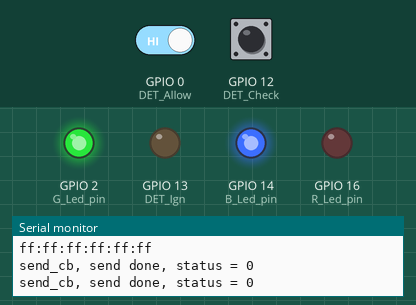
A program run on a simulated ESP8266 (NodeMCU). On the bench: output pins drawn as LEDs (lit = HIGH), the last lines printed to the serial monitor. The test bench sets the inputs (shaded band); at power-on: GPIO 12 (DET_Check) HIGH, GPIO 0 (DET_Allow) HIGH.

Above: at 1.3 s.
1.4 s: GPIO 12 (DET_Check) pulled LOW for 0.15 s
At 1.9 s:
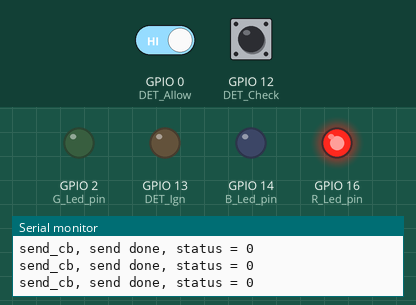
6.5 s: GPIO 12 (DET_Check) pulled LOW for 3.2 s
At 11.0 s:
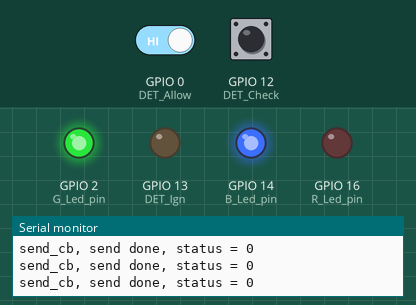
11.5 s: GPIO 0 (DET_Allow) driven LOW and GPIO 12 (DET_Check) driven LOW
At 12.3 s:
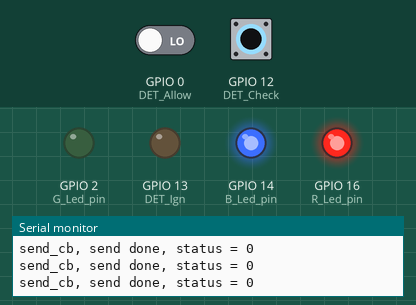
13.0 s: GPIO 0 (DET_Allow) driven HIGH
At 13.5 s:
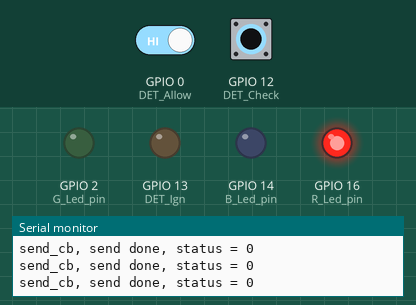
Timing chart, 0 to 15.5 s (numbered marks = the images above; inputs shaded):
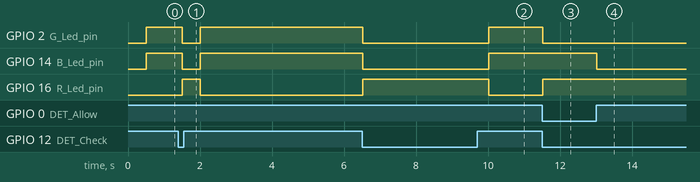

The program:

main.cpp
```cpp
#include <Arduino.h>
#include <ESP8266WiFi.h>
#include <espnow.h>

#define R_Led_pin 16
#define G_Led_pin 2
#define B_Led_pin 14
#define DET_Allow 0
#define DET_Check 12
#define DET_Ign 13

#define ID 11 // Sender ID 10 for TX 11 for RX1 12 for RX2
int IGN_Status=0; // 0 - disconected 1-no igniter 2-Ready unarmed 3-Ready ARMED
int IGN_FIRE=0;


unsigned long timer;
#define SEND_TIMEOUT 500


volatile boolean callbackCalled;

#define WIFI_CHANNEL 4
//uint8_t remoteMac_1[] = {0xA0, 0x20, 0xA6, 0x13, 0x60, 0xA8};
uint8_t remoteMac_1[] = {0xFF, 0xFF, 0xFF, 0xFF, 0xFF, 0xFF};
uint8_t remoteMac_2[] = {0x5C, 0xCF, 0x7F, 0x1A, 0x8F, 0xFA}; //TX MAC
char macBuf[18];

struct __attribute__((packed)) MESSAGE {
  int Sender; // Message ID 100 for TX>ALL 101 TX>RX1 102 TX>RX2 200 for RX1 300 for RX2
  int IGN_Status;
  int IGN_FIRE;
} messageData;


void formatMacAddress(const uint8_t *macAddr, char *buffer, int maxLength)
{
  snprintf(buffer, maxLength, "%02x:%02x:%02x:%02x:%02x:%02x", macAddr[0], macAddr[1], macAddr[2], macAddr[3], macAddr[4], macAddr[5]);
}

void LED(int R, int G, int B) {
  analogWrite(R_Led_pin, R);
  analogWrite(G_Led_pin, G);
  analogWrite(B_Led_pin, B);
}

void FIRE() {
  if(IGN_Status==3&&IGN_FIRE==1&&digitalRead(DET_Allow)){
Serial.println("Kaboom!!!");
digitalWrite(DET_Ign, true);
  }
}


void initEspNow() {
  if (esp_now_init()!=0) {
    Serial.println("*** ESP_Now init failed");
    ESP.restart();
  }

  esp_now_set_self_role(ESP_NOW_ROLE_COMBO);
  esp_now_add_peer(remoteMac_1, ESP_NOW_ROLE_COMBO, WIFI_CHANNEL, NULL, 0);
  esp_now_add_peer(remoteMac_2, ESP_NOW_ROLE_COMBO, WIFI_CHANNEL, NULL, 0);

  esp_now_register_recv_cb([](uint8_t *mac, uint8_t *data, uint8_t len) {

    char macStr[18];
    formatMacAddress(mac, macStr, 18);
    memcpy(&messageData, data, sizeof(messageData));

    Serial.print("recv_cb, msg from device: ");
    Serial.println(macStr);

      if(messageData.Sender==201) {
        Serial.print("Nadajnik do RX1: ");
        Serial.println(messageData.IGN_FIRE);
        IGN_FIRE=messageData.IGN_FIRE;
        FIRE();
      }
      if(messageData.Sender==100) {
        Serial.print("Nadajnik do wszystkich: ");
        Serial.print(messageData.IGN_Status);
        Serial.print(messageData.IGN_FIRE);
      }
      if(!(messageData.Sender==201) && !(messageData.Sender==100)) {
        Serial.print("Niepoprawny nadawca ");
        Serial.println(messageData.Sender);
      }


  });

  esp_now_register_send_cb([](uint8_t* mac, uint8_t sendStatus) {
    Serial.printf("send_cb, send done, status = %i\n", sendStatus);
    callbackCalled = true;
  });
}


void sendAll() {
  messageData.Sender = 200;// Message ID 100 for TX>ALL 101 TX>RX1 102 TX>RX2 200>ALL 201 for RX1>TX etc.
uint8_t bs[sizeof(messageData)];
  memcpy(bs, &messageData, sizeof(messageData));
  esp_now_send(NULL, bs, sizeof(messageData)); // NULL means send to all peers

}

void sendTo(uint8_t* mac) {
  messageData.Sender = 201;// Message ID 100 for TX>ALL 101 TX>RX1 102 TX>RX2 200 for RX1 300 for RX2
uint8_t bs[sizeof(messageData)];
  memcpy(bs, &messageData, sizeof(messageData));
  esp_now_send(mac, bs, sizeof(messageData));

}


void setup() {
  delay(100);

  //PIN init
  pinMode(DET_Allow, INPUT_PULLUP);
  pinMode(DET_Check, INPUT_PULLUP);
  pinMode(DET_Ign, OUTPUT);
  pinMode(R_Led_pin, OUTPUT);
  pinMode(G_Led_pin, OUTPUT);
  pinMode(B_Led_pin, OUTPUT);
  LED(0,0,0);
   Serial.begin(115200);

  //ESP-NOW Init

  WiFi.mode(WIFI_STA); // Station mode for esp-now sensor node
  WiFi.disconnect();

  Serial.printf("This mac: %s, \n", WiFi.macAddress().c_str());
  Serial.printf("target mac 1: %02x:%02x:%02x:%02x:%02x:%02x\n", remoteMac_1[0], remoteMac_1[1], remoteMac_1[2], remoteMac_1[3], remoteMac_1[4], remoteMac_1[5]);
  Serial.printf("target mac 2: %02x:%02x:%02x:%02x:%02x:%02x\n", remoteMac_2[0], remoteMac_2[1], remoteMac_2[2], remoteMac_2[3], remoteMac_2[4], remoteMac_2[5]);
  Serial.printf(", channel: %i\n", WIFI_CHANNEL);
  formatMacAddress(remoteMac_1, macBuf, 18);
  Serial.println(macBuf);
  initEspNow();


}


void loop() {
  if(millis()>timer+SEND_TIMEOUT){
    timer=millis();
    if(digitalRead(DET_Check)){
      LED(0,255,255);
      IGN_Status = 1;
    }
    if(!digitalRead(DET_Check)) {
     LED(255,0,0);
      IGN_Status = 2;
    }
    if(!digitalRead(DET_Check)&&!digitalRead(DET_Allow)) {
    IGN_Status = 3;
    LED(255,0,255);
    }


  messageData.IGN_Status = IGN_Status;
  sendTo(remoteMac_2);
  }
}
```

Measured:
- after the input at 1.4 s, GPIO 2 (G_Led_pin), GPIO 14 (B_Led_pin): HIGH → LOW after 0.10 s, → HIGH 0.50 s later; GPIO 16 (R_Led_pin): LOW → HIGH after 0.10 s, → LOW 0.50 s later
- after the input at 6.5 s, GPIO 2 (G_Led_pin), GPIO 14 (B_Led_pin): HIGH → LOW at once, → HIGH 3.5 s later; GPIO 16 (R_Led_pin): LOW → HIGH at once, → LOW 3.5 s later
- after the input at 11.5 s, GPIO 2 (G_Led_pin): HIGH → LOW at once; GPIO 16 (R_Led_pin): LOW → HIGH at once
- after the input at 13.0 s, GPIO 14 (B_Led_pin): HIGH → LOW at once
